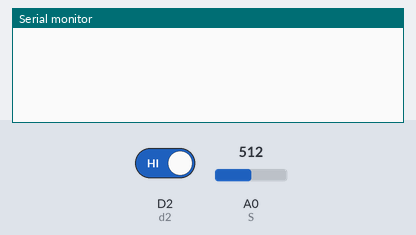
Simulated run of this sketch. Board: ESP8266 (NodeMCU). Parts: the last lines printed to the serial monitor. The test bench sets the inputs (shaded band); at power-on: D2 (d2) HIGH, A0 (S) = 512.

Above: at 1.2 s.
1.3 s: D2 (d2) driven LOW
At 2.8 s:
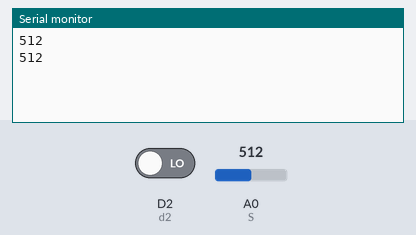
3.5 s: A0 (S) set to 716
At 4.4 s:
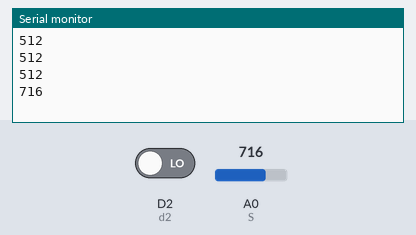
5.0 s: A0 (S) set to 900
At 5.8 s:
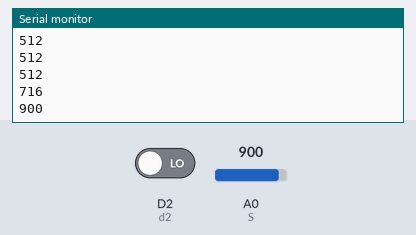
Timing chart, 0 to 8.0 s (numbered marks = the images above; inputs shaded):
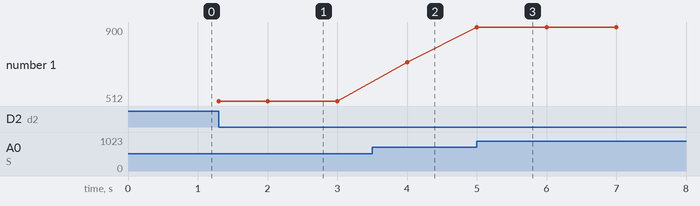

The sketch:

SmallSound.ino
```cpp
int S = A0; // Analog Input
int d2=D2;  //Digital Input

int sound=0,soundPre=0;

unsigned long previousMillis = 0;
const long interval = 1000;

void setup()
{
  Serial.begin(115200); // 시리얼 통신 초기화
  pinMode(S, INPUT);
  pinMode(d2, INPUT);
}

void loop()
{
  doTick();
}

//1초 마다 실행되는 시간함수
void doTick() {
  sound=digitalRead(d2);
  if(sound==0 && soundPre==0) {
   Serial.println(analogRead(S));
   soundPre=1;
  }
  unsigned long currentMillis = millis();
  if (currentMillis - previousMillis >= interval) {
    // save the last time you blinked the LED
    previousMillis = currentMillis;
    //tick();
    soundPre=0;
  }
}
```

Measured:
- after the input at 1.3 s, the serial monitor: prints a new line at once (image 1)
- after the input at 3.5 s, the serial monitor: prints a new line after 0.50 s (image 2)
- after the input at 5.0 s, the serial monitor: prints a new line at once (image 3)
- plotted number 1: 512 → 716 after the input at 3.5 s, 716 → 900 after the input at 5.0 s
